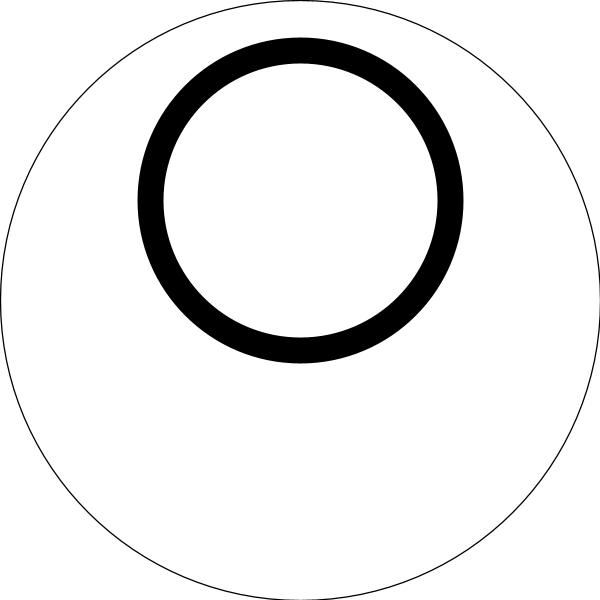
Frame 1 (no input)
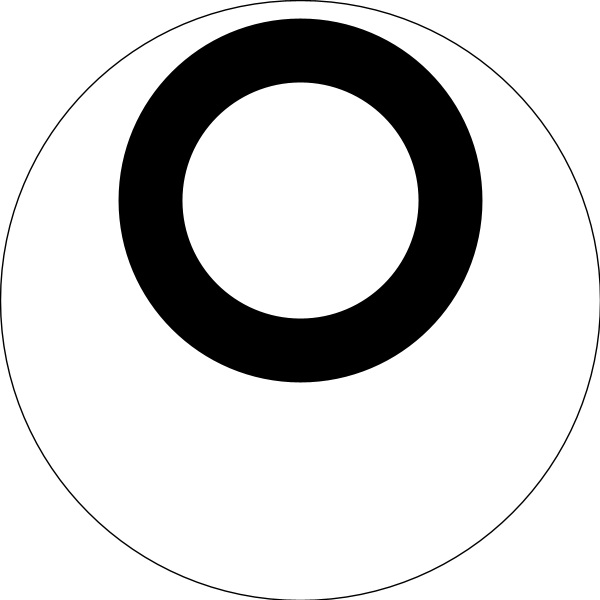
Frame 60 (the mouse pressed at the canvas centre just before this capture)
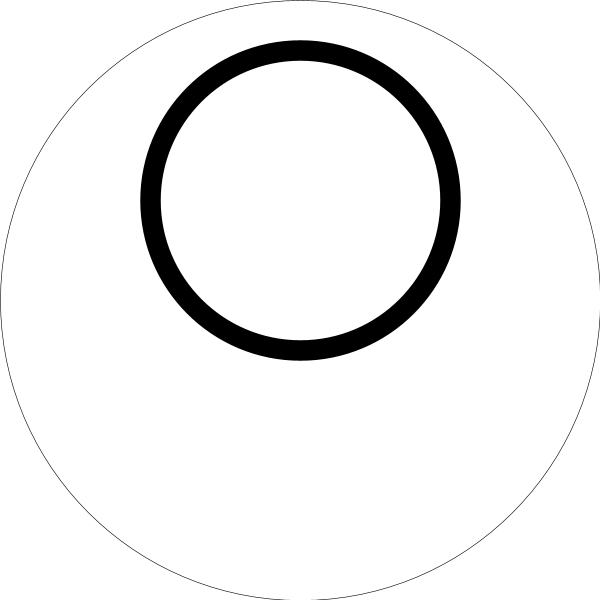
Frame 120 (the mouse held since frame 60 and released just before this capture)

The Processing sketch that drew these frames (run headless with seeded random() and noise(); from frame 60 on, the mouse is pressed at the canvas centre):

// Processing sketch: processing_186190
// ── processing_186190.pde

void setup() {  
  size(600, 600);
  frameRate(200);
   
}
 
void draw() {  
  
 background(255);
 
 strokeWeight(random(2));
 ellipse(300,300,600,600);

  strokeWeight(random(100));
 ellipse(300,200,300,300);
 
}
